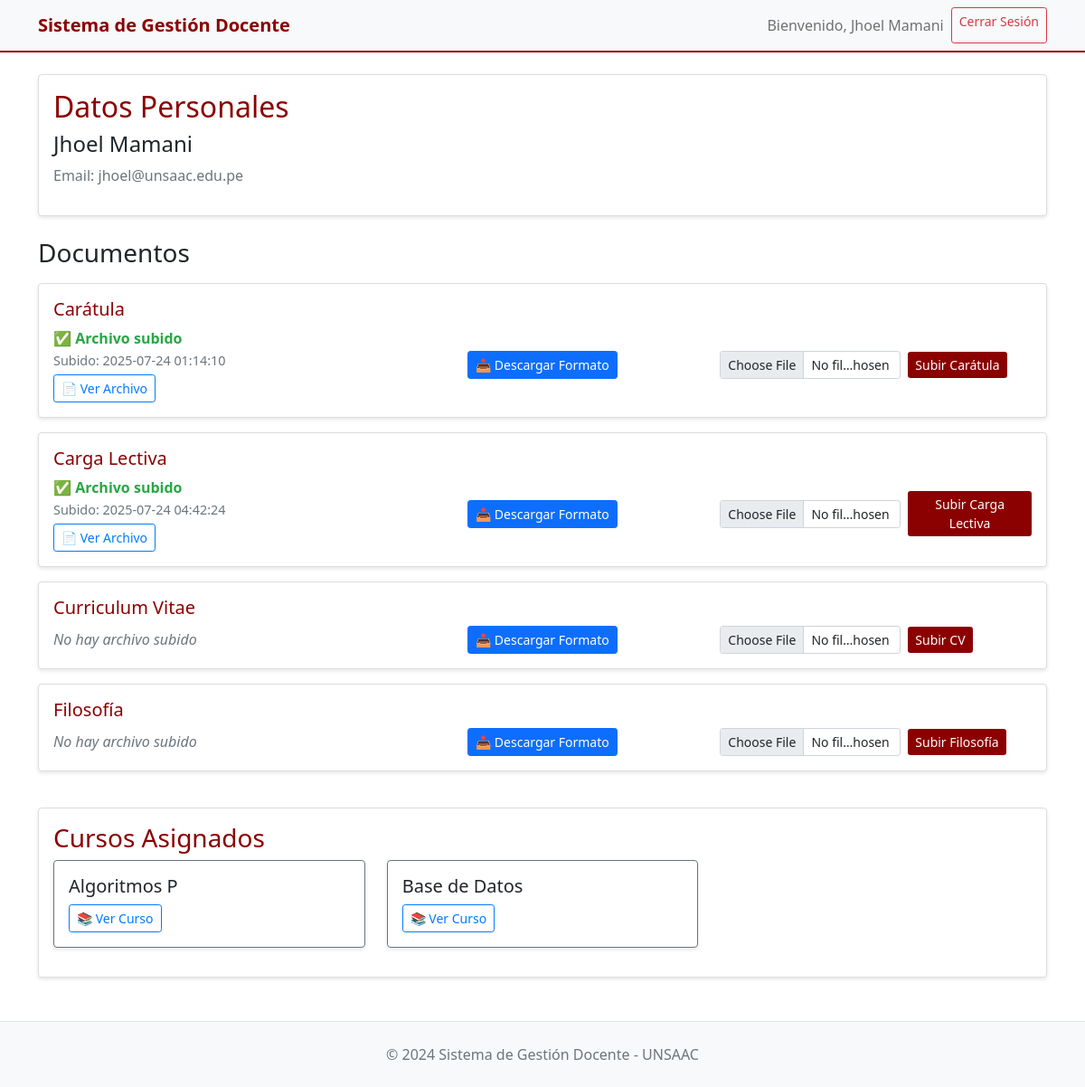
The page /docente/1 (signed in) on the database its author committed.
### tables this page shows
CREATE TABLE docentes (
        id INTEGER PRIMARY KEY AUTOINCREMENT,
        nombre TEXT NOT NULL,
        email TEXT UNIQUE NOT NULL,
        password TEXT NOT NULL
    );

CREATE TABLE archivos_docentes (
        id INTEGER PRIMARY KEY AUTOINCREMENT,
        docente_id INTEGER NOT NULL,
        tipo TEXT NOT NULL CHECK (tipo IN ('caratula', 'carga_lectiva', 'cv', 'filosofia')),
        ruta_archivo TEXT NOT NULL,
        fecha_subida DATETIME DEFAULT CURRENT_TIMESTAMP,
        FOREIGN KEY (docente_id) REFERENCES docentes(id)
    );

CREATE TABLE cursos (
        id INTEGER PRIMARY KEY AUTOINCREMENT,
        nombre TEXT NOT NULL
    );

### app.py (the view)
@app.route('/docente/<int:docente_id>')
def perfil_docente(docente_id):
    if 'user_type' not in session or session['user_type'] != 'docente' or session['user_id'] != docente_id:
        return redirect(url_for('login'))
    conn = get_db_connection()
    docente = conn.execute('SELECT * FROM docentes WHERE id = ?', (docente_id,)).fetchone()
    archivos = conn.execute('''
        SELECT id, docente_id, tipo, ruta_archivo, fecha_subida
        FROM archivos_docentes
        WHERE docente_id = ?
        ORDER BY fecha_subida DESC
    ''', (docente_id,)).fetchall()
    print(f"=== DEBUG PERFIL DOCENTE ===")
    print(f"Docente ID: {docente_id}")
    print(f"Session user_id: {session.get('user_id')}")
    print(f"Docente encontrado: {docente['nombre'] if docente else 'No encontrado'}")
    print(f"Archivos encontrados: {len(archivos)}")
    archivos_dict = {}
    for archivo in archivos:
        tipo = archivo['tipo']
        print(f"- Archivo: ID={archivo['id']}, Tipo={tipo}, Ruta={archivo['ruta_archivo']}")
        file_path = os.path.join(app.config['UPLOAD_FOLDER'], archivo['ruta_archivo'])
        exists = os.path.exists(file_path)
        print(f"  -> Archivo existe físicamente: {exists}")
        print(f"  -> Ruta completa: {file_path}")
        archivos_dict[tipo] = {
            'id': archivo['id'],
            'ruta_archivo': archivo['ruta_archivo'],
            'fecha_subida': archivo['fecha_subida'],
            'existe_fisicamente': exists
        }
    print(f"Archivos por tipo: {list(archivos_dict.keys())}")
    formatos_disponibles = conn.execute('SELECT tipo FROM formatos').fetchall()
    formatos_list = [f['tipo'] for f in formatos_disponibles]
    print(f"Formatos disponibles para descargar: {formatos_list}")
    cursos = conn.execute('''
        SELECT c.id, c.nombre
        FROM cursos c
        JOIN docente_curso dc ON c.id = dc.curso_id
        WHERE dc.docente_id = ?
    ''', (docente_id,)).fetchall()
    conn.close()
    return render_template('perfil.html',
                         docente=docente,
                         archivos=archivos,
                         archivos_dict=archivos_dict,  # Nuevo: diccionario para fácil acceso
                         cursos=cursos,
                         formatos_disponibles=formatos_list)

### templates/perfil.html (shortened to what this page needs)
<!DOCTYPE html>
<html lang="es">
<head>
    <link href="https://cdn.jsdelivr.net/npm/bootstrap@5.1.3/dist/css/bootstrap.min.css" rel="stylesheet">
</head>
<body>
    <nav class="navbar navbar-expand-lg navbar-light">
        <div class="container">
            <a class="navbar-brand fw-bold" href="#">Sistema de Gestión Docente</a>
            <div class="navbar-nav ms-auto">
                <span class="nav-link">Bienvenido, {{ docente.nombre }}</span>
                <a href="{{ url_for('logout') }}" class="btn btn-outline-danger btn-sm">Cerrar Sesión</a>
            </div>
        </div>
    </nav>
    <div class="container mt-4">
        <div class="row mb-4">
            <div class="col-12">
                <div class="card">
                    <div class="card-body">
                        <h2 class="card-title text-danger">Datos Personales</h2>
                        <h4>{{ docente.nombre }}</h4>
                        <p class="text-muted">Email: {{ docente.email }}</p>
                    </div>
                </div>
            </div>
        </div>
        <div class="row">
            <div class="col-12">
                <h3 class="mb-3">Documentos</h3>
                <div class="card mb-3">
                    <div class="card-body">
                        <h5 class="text-danger">Carátula</h5>
                        <div class="row align-items-center">
                            <div class="col-md-4">
                                {% if archivos_dict and 'caratula' in archivos_dict %}
                                    <span class="status-uploaded">✅ Archivo subido</span>
                                    <br>
                                    <small class="file-info">
                                        Subido: {{ archivos_dict['caratula']['fecha_subida'] }}
                                    </small>
                                    <br>
                                    <a href="{{ url_for('static', filename='uploads/' + archivos_dict['caratula']['ruta_archivo']) }}"
                                       target="_blank" class="btn btn-sm btn-outline-primary mt-1">
                                        📄 Ver Archivo
                                    </a>
                                {% else %}
                                    <span class="status-not-uploaded">No hay archivo subido</span>
                                {% endif %}
                            </div>
                            <div class="col-md-4 text-center">
                                {% if 'caratula' in formatos_disponibles %}
                                    <a href="{{ url_for('descargar_formato', tipo='caratula') }}"
                                       class="btn btn-primary btn-sm">
                                        📥 Descargar Formato
                                    </a>
                                {% else %}
                                    <span class="text-muted">Formato no disponible</span>
                                {% endif %}
                            </div>
                            <div class="col-md-4">
                                <form method="POST" action="{{ url_for('subir_archivo', docente_id=docente.id) }}"
                                      enctype="multipart/form-data" class="d-flex align-items-center">
                                    <input type="file" name="archivo" accept=".pdf"
                                           class="form-control form-control-sm me-2" required>
                                    <button type="submit" class="btn btn-sm btn-upload">
                                        Subir Carátula
                                    </button>
                                </form>
                            </div>
                        </div>
                    </div>
                </div>
                <div class="card mb-3">
                    <div class="card-body">
                        <h5 class="text-danger">Carga Lectiva</h5>
                        <div class="row align-items-center">
                            <div class="col-md-4">
                                {% if archivos_dict and 'carga_lectiva' in archivos_dict %}
                                    <span class="status-uploaded">✅ Archivo subido</span>
                                    <br>
                                    <small class="file-info">
                                        Subido: {{ archivos_dict['carga_lectiva']['fecha_subida'] }}
                                    </small>
                                    <br>
                                    <a href="{{ url_for('static', filename='uploads/' + archivos_dict['carga_lectiva']['ruta_archivo']) }}"
                                       target="_blank" class="btn btn-sm btn-outline-primary mt-1">
                                        📄 Ver Archivo
                                    </a>
                                {% else %}
                                    <span class="status-not-uploaded">No hay archivo subido</span>
                                {% endif %}
                            </div>
                            <div class="col-md-4 text-center">
                                {% if 'carga_lectiva' in formatos_disponibles %}
                                    <a href="{{ url_for('descargar_formato', tipo='carga_lectiva') }}"
                                       class="btn btn-primary btn-sm">
                                        📥 Descargar Formato
                                    </a>
                                {% else %}
                                    <span class="text-muted">Formato no disponible</span>
                                {% endif %}
                            </div>
                            <div class="col-md-4">
                                <form method="POST" action="{{ url_for('subir_archivo', docente_id=docente.id) }}"
                                      enctype="multipart/form-data" class="d-flex align-items-center">
                                    <input type="file" name="archivo" accept=".pdf"
                                           class="form-control form-control-sm me-2" required>
                                    <button type="submit" class="btn btn-sm btn-upload">
                                        Subir Carga Lectiva
                                    </button>
                                </form>
                            </div>
                        </div>
                    </div>
                </div>
                <div class="card mb-3">
                    <div class="card-body">
                        <h5 class="text-danger">Curriculum Vitae</h5>
                        <div class="row align-items-center">
                            <div class="col-md-4">
                                {% if archivos_dict and 'cv' in archivos_dict %}
                                    <span class="status-uploaded">✅ Archivo subido</span>
                                    <br>
                                    <small class="file-info">
                                        Subido: {{ archivos_dict['cv']['fecha_subida'] }}
                                    </small>
                                    <br>
                                    <a href="{{ url_for('static', filename='uploads/' + archivos_dict['cv']['ruta_archivo']) }}"
                                       target="_blank" class="btn btn-sm btn-outline-primary mt-1">
                                        📄 Ver Archivo
                                    </a>
                                {% else %}
                                    <span class="status-not-uploaded">No hay archivo subido</span>
                                {% endif %}
                            </div>
                            <div class="col-md-4 text-center">
                                {% if 'cv' in formatos_disponibles %}
                                    <a href="{{ url_for('descargar_formato', tipo='cv') }}"
                                       class="btn btn-primary btn-sm">
                                        📥 Descargar Formato
                                    </a>
                                {% else %}
                                    <span class="text-muted">Formato no disponible</span>
                                {% endif %}
                            </div>
                            <div class="col-md-4">
                                <form method="POST" action="{{ url_for('subir_archivo', docente_id=docente.id) }}"
                                      enctype="multipart/form-data" class="d-flex align-items-center">
                                    <input type="file" name="archivo" accept=".pdf"
                                           class="form-control form-control-sm me-2" required>
                                    <button type="submit" class="btn btn-sm btn-upload">
                                        Subir CV
                                    </button>
                                </form>
                            </div>
                        </div>
                    </div>
                </div>
                <div class="card mb-3">
                    <div class="card-body">
                        <h5 class="text-danger">Filosofía</h5>
                        <div class="row align-items-center">
                            <div class="col-md-4">
                                {% if archivos_dict and 'filosofia' in archivos_dict %}
                                    <span class="status-uploaded">✅ Archivo subido</span>
                                    <br>
                                    <small class="file-info">
                                        Subido: {{ archivos_dict['filosofia']['fecha_subida'] }}
                                    </small>
                                    <br>
                                    <a href="{{ url_for('static', filename='uploads/' + archivos_dict['filosofia']['ruta_archivo']) }}"
                                       target="_blank" class="btn btn-sm btn-outline-primary mt-1">
                                        📄 Ver Archivo
                                    </a>
                                {% else %}
                                    <span class="status-not-uploaded">No hay archivo subido</span>
                                {% endif %}
                            </div>
                            <div class="col-md-4 text-center">
                                {% if 'filosofia' in formatos_disponibles %}
                                    <a href="{{ url_for('descargar_formato', tipo='filosofia') }}"
                                       class="btn btn-primary btn-sm">
                                        📥 Descargar Formato
                                    </a>
                                {% else %}
                                    <span class="text-muted">Formato no disponible</span>
                                {% endif %}
                            </div>
                            <div class="col-md-4">
                                <form method="POST" action="{{ url_for('subir_archivo', docente_id=docente.id) }}"
                                      enctype="multipart/form-data" class="d-flex align-items-center">
                                    <input type="file" name="archivo" accept=".pdf"
                                           class="form-control form-control-sm me-2" required>
                                    <button type="submit" class="btn btn-sm btn-upload">
                                        Subir Filosofía
                                    </button>
                                </form>
                            </div>
                        </div>
                    </div>
                </div>
            </div>
        </div>
        <div class="row mt-4">
            <div class="col-12">
                <div class="card">
                    <div class="card-body">
                        <h3 class="card-title text-danger">Cursos Asignados</h3>
                        {% if cursos %}
                            <div class="row">
                                {% for curso in cursos %}
                                <div class="col-md-6 col-lg-4 mb-3">
                                    <div class="card border-secondary">
                                        <div class="card-body">
                                            <h5 class="card-title">{{ curso.nombre }}</h5>
                                            <a href="{{ url_for('curso', docente_id=docente.id, curso_id=curso.id) }}"
                                               class="btn btn-outline-primary btn-sm">
                                                📚 Ver Curso
                                            </a>
                                        </div>
                                    </div>
                                </div>
                                {% endfor %}
                            </div>
                        {% else %}
                            <div class="alert alert-info">
                                <i class="fas fa-info-circle"></i>
                                No tiene cursos asignados actualmente. Contacte al administrador para asignar cursos.
                            </div>
                        {% endif %}
                    </div>
                </div>
            </div>
        </div>
    </div>
    <footer class="mt-5 py-4 bg-light border-top">
        <div class="container text-center">
            <p class="text-muted mb-0">
                &copy; 2024 Sistema de Gestión Docente - UNSAAC
            </p>
        </div>
    </footer>
</body>
</html>

### rows shown on the page
docentes: nombre "Jhoel Mamani", email "jhoel@unsaac.edu.pe"
archivos_docentes: caratula.fecha_subida "2025-07-24 01:14:10"
archivos_docentes: carga_lectiva.fecha_subida "2025-07-24 04:42:24"
cursos: nombre "Algoritmos P"
cursos: nombre "Base de Datos"
